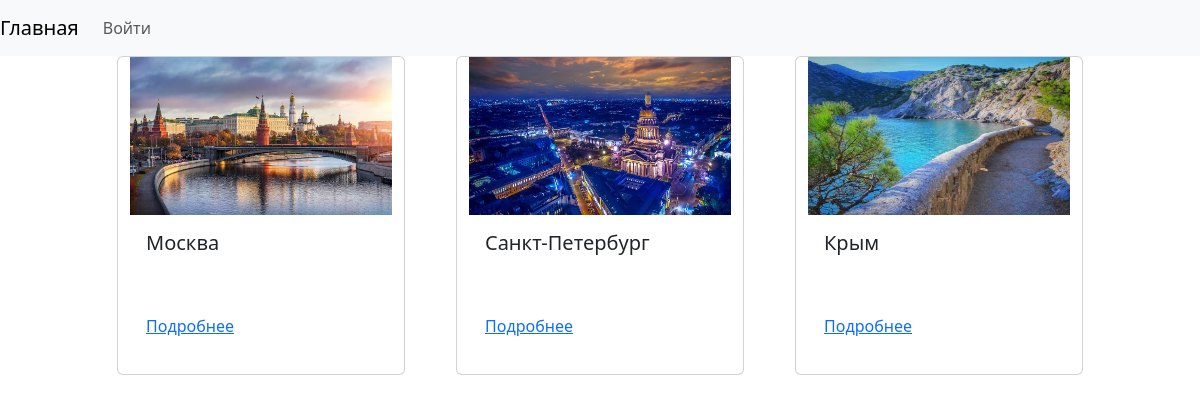
The page / on the database its author committed.
### main/models.py (models this page shows, shortened)
class Location(models.Model):
    title = models.CharField(max_length=50)
    description = models.TextField(max_length=500, blank=True, null=True)
    slug = models.SlugField()
    img = models.ImageField(upload_to=loc_path, blank=True, null=True)
    def get_absolute_url(self):
        return reverse('location_detail', kwargs={'slug': self.slug})

### main/views.py (the view)
# urls.py: path('', LocationListView.as_view(), name='location_list'),
class LocationListView(ListView):
    model = Location
    template_name = 'main/location_list.html'

### main/templates/main/location_list.html
{% extends 'base.html' %}
{% block content %}
{% for location in object_list %}
<div class="card" style="width: 18rem;">
  <img src="{{ location.img.url }}" class="h-50 d-inline-block" alt="...">
      <div class="card-body">
          <h5 class="card-title">{{location.title}}</h5>
      </div>
      <div class="card-body">
          <a href="{{location.get_absolute_url}}" class="card-link">Подробнее</a>
      </div>
  </div>
{% endfor %}
{% endblock content %}

### rows shown on the page
Location: img (picture), title "Москва"
Location: img (picture), title "Санкт-Петербург"
Location: img (picture), title "Крым"
